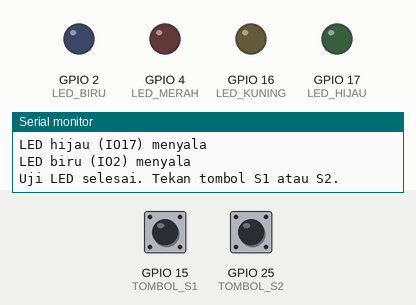
Recording of a sketch running on a simulated ESP32. Parts: output pins drawn as LEDs (lit = HIGH), the last lines printed to the serial monitor. The inputs (shaded band) are chosen by the test bench; at power-on: GPIO 15 (TOMBOL_S1) LOW, GPIO 25 (TOMBOL_S2) LOW.

Above: at 5.0 s.
5.1 s: GPIO 15 (TOMBOL_S1) pulled HIGH for 0.15 s
At 5.18 s:
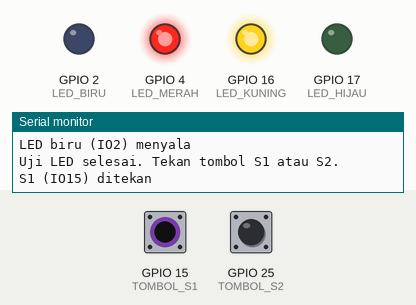
6.7 s: GPIO 25 (TOMBOL_S2) pulled HIGH for 0.15 s
At 6.78 s:
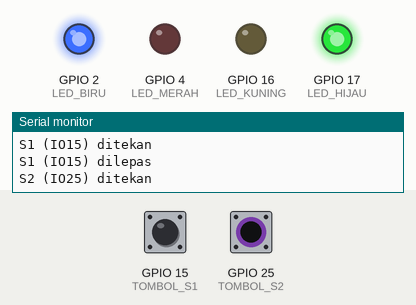
8.3 s: GPIO 25 (TOMBOL_S2) pulled HIGH for 3.2 s
At 12.7 s:
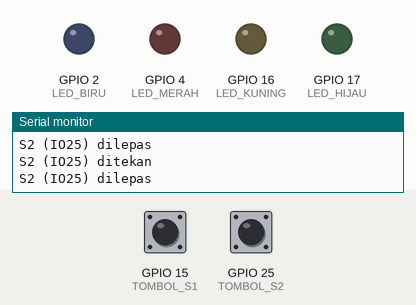
13.0 s: GPIO 15 (TOMBOL_S1) pulled HIGH for 3.2 s
At 14.1 s:
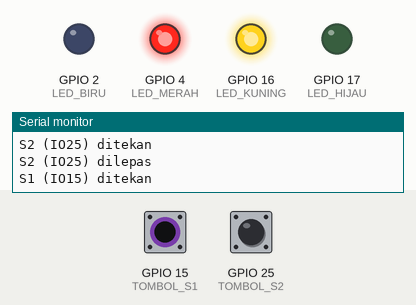
17.7 s: GPIO 15 (TOMBOL_S1) driven HIGH and GPIO 25 (TOMBOL_S2) driven HIGH
At 18.1 s:
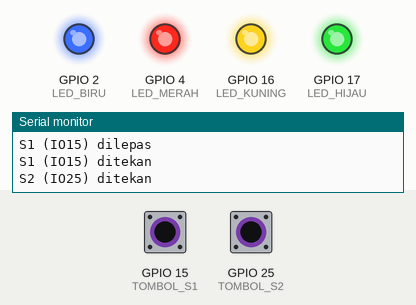
Timing chart, 0 to 20.2 s (numbered marks = the images above; inputs shaded):
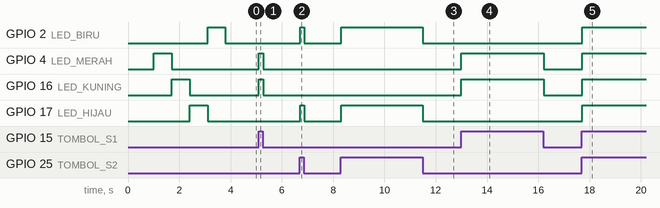

The sketch:

p1_uji_peta_pin.ino
```cpp
// BAB 6 — Program 1: Uji Peta Pin (LED dan Tombol)
// Memeriksa kabel jumper LED dan tombol sesuai Peta Pin Standar kit Bluino.
// Rangkaian:
//   LED1 (merah) -> IO4    LED4 (kuning) -> IO16
//   LED2 (hijau) -> IO17   LED3 (biru)   -> IO2
//   SW1 (pin kuning ke-3) -> IO15, SW2 (pin kuning ke-4) -> IO25

#define LED_MERAH  4
#define LED_KUNING 16
#define LED_HIJAU  17
#define LED_BIRU   2    // IO2 juga menyalakan LED biru bawaan board
#define TOMBOL_S1  15   // ditekan = HIGH (pull-down 10 kΩ sudah ada di kit)
#define TOMBOL_S2  25   // ditekan = HIGH

bool s1Sebelumnya = false;  // keadaan tombol pada putaran loop() sebelumnya
bool s2Sebelumnya = false;

// Menyalakan satu LED selama 0,7 detik sambil melaporkannya ke Serial Monitor
void ujiLed(int pin, const char *warna) {
  Serial.print("LED ");
  Serial.print(warna);
  Serial.print(" (IO");
  Serial.print(pin);
  Serial.println(") menyala");
  digitalWrite(pin, HIGH);
  delay(700);
  digitalWrite(pin, LOW);
}

void setup() {
  Serial.begin(115200);
  delay(1000);  // beri waktu Serial Monitor tersambung

  pinMode(LED_MERAH, OUTPUT);
  pinMode(LED_KUNING, OUTPUT);
  pinMode(LED_HIJAU, OUTPUT);
  pinMode(LED_BIRU, OUTPUT);
  pinMode(TOMBOL_S1, INPUT);  // INPUT biasa, karena pull-down sudah ada di PCB
  pinMode(TOMBOL_S2, INPUT);

  Serial.println("=== Uji Peta Pin Kit Bluino ===");
  ujiLed(LED_MERAH, "merah");
  ujiLed(LED_KUNING, "kuning");
  ujiLed(LED_HIJAU, "hijau");
  ujiLed(LED_BIRU, "biru");
  Serial.println("Uji LED selesai. Tekan tombol S1 atau S2.");
}

void loop() {
  bool s1 = (digitalRead(TOMBOL_S1) == HIGH);
  bool s2 = (digitalRead(TOMBOL_S2) == HIGH);

  // S1 menyalakan LED merah dan kuning, S2 menyalakan LED hijau dan biru
  digitalWrite(LED_MERAH, s1 ? HIGH : LOW);
  digitalWrite(LED_KUNING, s1 ? HIGH : LOW);
  digitalWrite(LED_HIJAU, s2 ? HIGH : LOW);
  digitalWrite(LED_BIRU, s2 ? HIGH : LOW);

  // Laporkan hanya saat keadaan tombol berubah
  if (s1 != s1Sebelumnya) {
    Serial.println(s1 ? "S1 (IO15) ditekan" : "S1 (IO15) dilepas");
    s1Sebelumnya = s1;
  }
  if (s2 != s2Sebelumnya) {
    Serial.println(s2 ? "S2 (IO25) ditekan" : "S2 (IO25) dilepas");
    s2Sebelumnya = s2;
  }

  delay(20);  // jeda singkat supaya getaran kontak tombol tidak terbaca berkali-kali
}
```

Measured:
- after the input at 5.1 s, GPIO 4 (LED_MERAH), GPIO 16 (LED_KUNING): LOW → HIGH at once, → LOW 0.16 s later
- after the input at 6.7 s, GPIO 2 (LED_BIRU), GPIO 17 (LED_HIJAU): LOW → HIGH at once, → LOW 0.16 s later
- after the input at 8.3 s, GPIO 2 (LED_BIRU), GPIO 17 (LED_HIJAU): LOW → HIGH at once, → LOW 3.2 s later
- after the input at 13.0 s, GPIO 4 (LED_MERAH), GPIO 16 (LED_KUNING): LOW → HIGH at once, → LOW 3.2 s later
- after the input at 17.7 s, GPIO 2 (LED_BIRU), GPIO 4 (LED_MERAH), GPIO 16 (LED_KUNING), GPIO 17 (LED_HIJAU): LOW → HIGH at once
